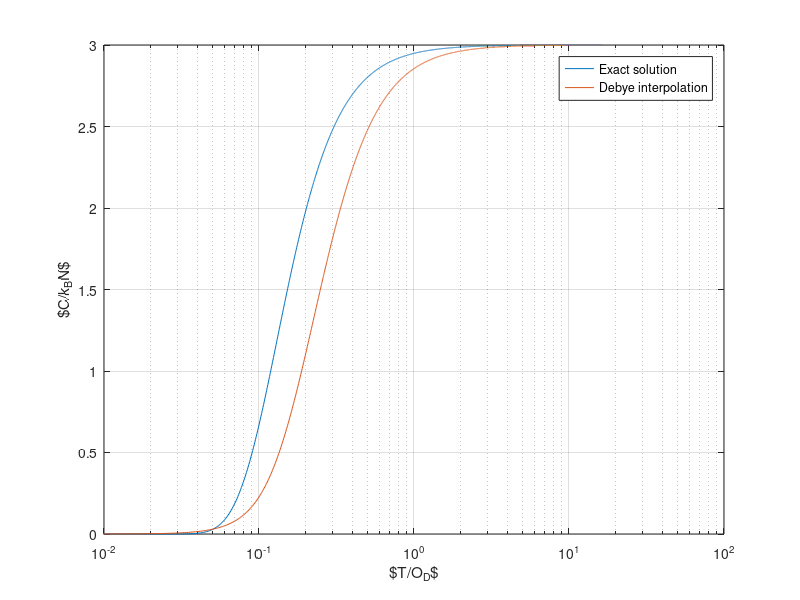

Source code (MATLAB):
clc; clear; close all;

%% Parameters

Temp = 1:1e5;
hbar = 1e-16;
Bm = 1e-6;
kB = 1.38e-23;
N = 1e5;
l = 1e3;

%% Calculate

w = 2.*sqrt(Bm).*abs(sin(pi.*l/N));
lambda = hbar.*w./(kB*Temp);
C = 1e5*3*kB.*lambda.^2.*exp(lambda)./(exp(lambda)-1).^2;

for i = 1:length(Temp)
TdOD = 1e3/Temp(i);
fun = @(x) x.^4.*exp(x)./(exp(x)-1).^2;
q = integral(fun,0,TdOD);
CD(i) = 9*N*kB*(TdOD)^-3*q;
end

%% Plot
semilogx(Temp/1e3,C/(kB*N))
hold on
semilogx(Temp/1e3,CD/(kB*N))
ylabel('$C/k_BN$')
xlabel('$T/O_D$')
xlim([1e-2 1e2])
legend('Exact solution','Debye interpolation')
grid on